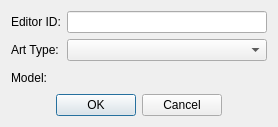
<?xml version="1.0" encoding="UTF-8"?>
<ui version="4.0">
 <class>FormDialogArtObject</class>
 <widget class="QDialog" name="FormDialogArtObject">
  <property name="geometry">
   <rect>
    <x>0</x>
    <y>0</y>
    <width>278</width>
    <height>127</height>
   </rect>
  </property>
  <property name="windowTitle">
   <string>Art Object</string>
  </property>
  <layout class="QVBoxLayout" name="verticalLayout">
   <item>
    <layout class="QGridLayout" name="gridLayout">
     <item row="1" column="0">
      <widget class="QLabel" name="label_2">
       <property name="text">
        <string>Art Type:</string>
       </property>
       <property name="buddy">
        <cstring>type</cstring>
       </property>
      </widget>
     </item>
     <item row="2" column="0">
      <widget class="QLabel" name="label_3">
       <property name="text">
        <string>Model:</string>
       </property>
       <property name="buddy">
        <cstring>model</cstring>
       </property>
      </widget>
     </item>
     <item row="0" column="0">
      <widget class="QLabel" name="label">
       <property name="text">
        <string>Editor ID:</string>
       </property>
       <property name="buddy">
        <cstring>editorID</cstring>
       </property>
      </widget>
     </item>
     <item row="0" column="1">
      <widget class="QLineEdit" name="editorID"/>
     </item>
     <item row="2" column="1">
      <widget class="DKFormNIFPicker" name="model"/>
     </item>
     <item row="1" column="1">
      <widget class="QComboBox" name="type"/>
     </item>
    </layout>
   </item>
   <item>
    <layout class="QHBoxLayout" name="horizontalLayout">
     <item>
      <spacer name="horizontalSpacer">
       <property name="orientation">
        <enum>Qt::Horizontal</enum>
       </property>
       <property name="sizeHint" stdset="0">
        <size>
         <width>40</width>
         <height>20</height>
        </size>
       </property>
      </spacer>
     </item>
     <item>
      <widget class="QPushButton" name="buttonOK">
       <property name="text">
        <string>OK</string>
       </property>
      </widget>
     </item>
     <item>
      <widget class="QPushButton" name="buttonCancel">
       <property name="text">
        <string>Cancel</string>
       </property>
      </widget>
     </item>
     <item>
      <spacer name="horizontalSpacer_2">
       <property name="orientation">
        <enum>Qt::Horizontal</enum>
       </property>
       <property name="sizeHint" stdset="0">
        <size>
         <width>40</width>
         <height>20</height>
        </size>
       </property>
      </spacer>
     </item>
    </layout>
   </item>
  </layout>
 </widget>
 <customwidgets>
  <customwidget>
   <class>DKFormNIFPicker</class>
   <extends>QWidget</extends>
   <header>widgets/DKFormNIFPicker.h</header>
  </customwidget>
 </customwidgets>
 <tabstops>
  <tabstop>editorID</tabstop>
  <tabstop>type</tabstop>
  <tabstop>model</tabstop>
  <tabstop>buttonOK</tabstop>
  <tabstop>buttonCancel</tabstop>
 </tabstops>
 <resources/>
 <connections/>
</ui>
